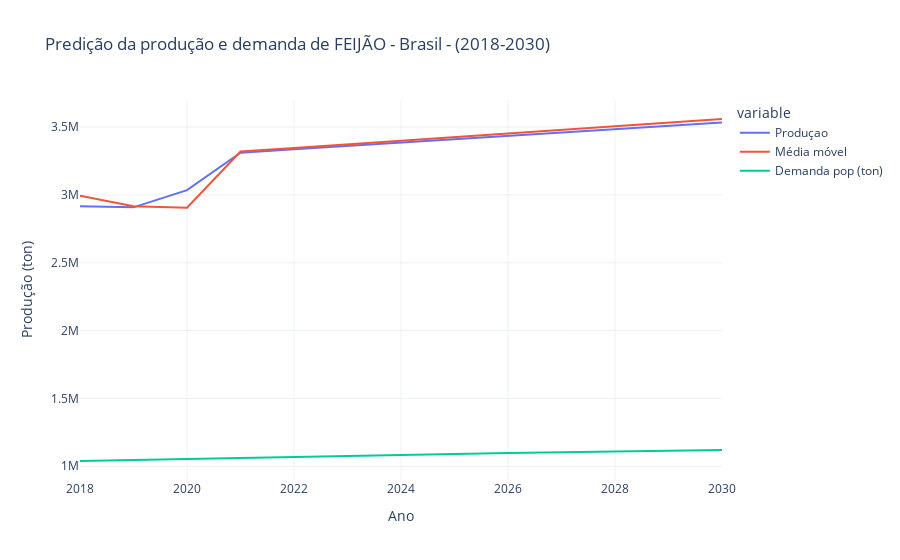

The code cell stored with this chart in its notebook:
### Code cell
fig =px.line(df_feijao, x ='Ano', y = ['Produçao','Média móvel', 'Demanda pop (ton)'], title = 'Predição da produção e demanda de FEIJÃO - Brasil - (2018-2030)', labels= {'value': 'Produção (ton)'})
fig.update_layout(template = 'plotly_white')

### Figure 1 — Plotly figure (JSON) as saved in the notebook; plotly's stock layout.template omitted (floating-point values rounded to 4 significant figures)
{"data": [{"hovertemplate": "variable=Produçao<br>Ano=%{x}<br>Produção (ton)=%{y}<extra></extra>", "legendgroup": "Produçao", "line": {"color": "#636efa", "dash": "solid"}, "marker": {"symbol": "circle"}, "mode": "lines", "name": "Produçao", "orientation": "v", "showlegend": true, "type": "scatter", "x": [2018, 2019, 2020, 2021, 2022, 2023, 2024, 2025, 2026, 2027, 2028, 2029, 2030], "xaxis": "x", "y": [2916365, 2908075, 3035290, 3311000.0, 3336000.0, 3360000.0, 3385000.0, 3410000.0, 3434000.0, 3459000.0, 3484000.0, 3508000.0, 3533000.0], "yaxis": "y"}, {"hovertemplate": "variable=Média móvel<br>Ano=%{x}<br>Produção (ton)=%{y}<extra></extra>", "legendgroup": "Média móvel", "line": {"color": "#EF553B", "dash": "solid"}, "marker": {"symbol": "circle"}, "mode": "lines", "name": "Média móvel", "orientation": "v", "showlegend": true, "type": "scatter", "x": [2018, 2019, 2020, 2021, 2022, 2023, 2024, 2025, 2026, 2027, 2028, 2029, 2030], "xaxis": "x", "y": [2993000.0, 2916000.0, 2905000.0, 3319211, 3345889, 3372567, 3399245, 3425923, 3452601, 3479279, 3505957, 3532635, 3559313], "yaxis": "y"}, {"hovertemplate": "variable=Demanda pop (ton)<br>Ano=%{x}<br>Produção (ton)=%{y}<extra></extra>", "legendgroup": "Demanda pop (ton)", "line": {"color": "#00cc96", "dash": "solid"}, "marker": {"symbol": "circle"}, "mode": "lines", "name": "Demanda pop (ton)", "orientation": "v", "showlegend": true, "type": "scatter", "x": [2018, 2019, 2020, 2021, 2022, 2023, 2024, 2025, 2026, 2027, 2028, 2029, 2030], "xaxis": "x", "y": [1039000.0, 1047000.0, 1055000.0, 1063000.0, 1071000.0, 1078000.0, 1085000.0, 1091000.0, 1098000.0, 1104000.0, 1110000.0, 1115000.0, 1121000.0], "yaxis": "y"}], "layout": {"legend": {"title": {"text": "variable"}, "tracegroupgap": 0}, "title": {"text": "Predição da produção e demanda de FEIJÃO - Brasil - (2018-2030)"}, "xaxis": {"anchor": "y", "domain": [0, 1], "title": {"text": "Ano"}}, "yaxis": {"anchor": "x", "domain": [0, 1], "title": {"text": "Produção (ton)"}}}}
